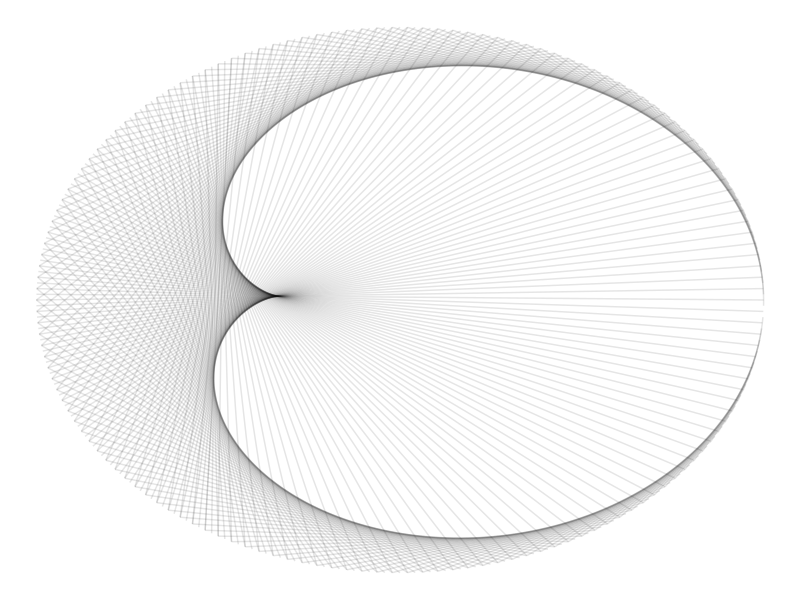
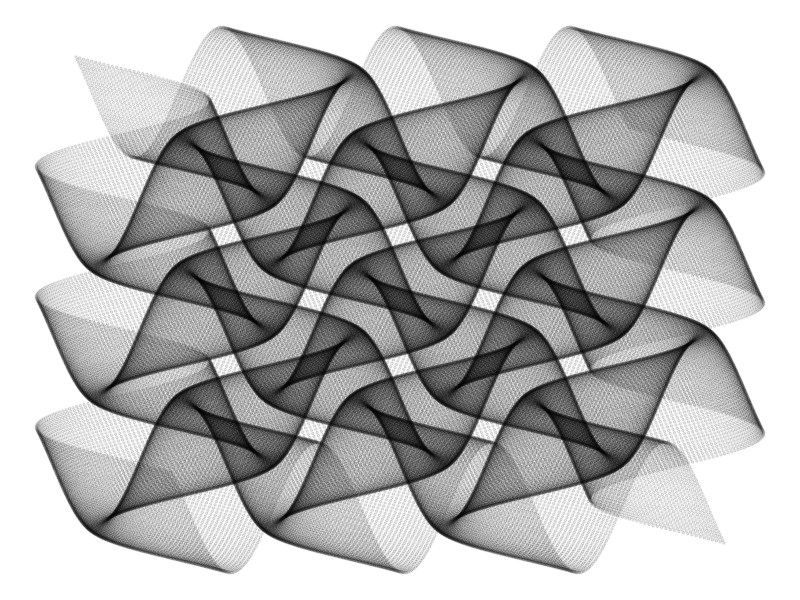

These charts were generated, in order, by the following R code:
## ---- chunk 1
library(ggplot2)
library(dplyr)
## ---- chunk 2
  n <- 300
  t1 <- 1:n
  t0 <- seq(3,2*n+1,2) %% n
  t2 <- t0 + (t0 == 0)*n
  
  df <- data.frame(x = cos((t1-1)*2*pi/n), 
                  y = sin((t1-1)*2*pi/n),
                  x2 = cos((t2-1)*2*pi/n),
                  y2 = sin((t2-1)*2*pi/n))
  
  ggplot(df,aes(x,y,xend = x2,yend = y2)) +
    geom_segment(alpha = .1) +
    theme_void()
## ---- chunk 3

seq(from=-10, to=10, by = 0.05) %>%
expand.grid(x=., y=.) %>%
ggplot(aes(x=(x+pi*sin(y)), y=(y+pi*sin(x)))) +
geom_point(alpha=.1, shape=20, size=1, color="black")+
theme_void()
